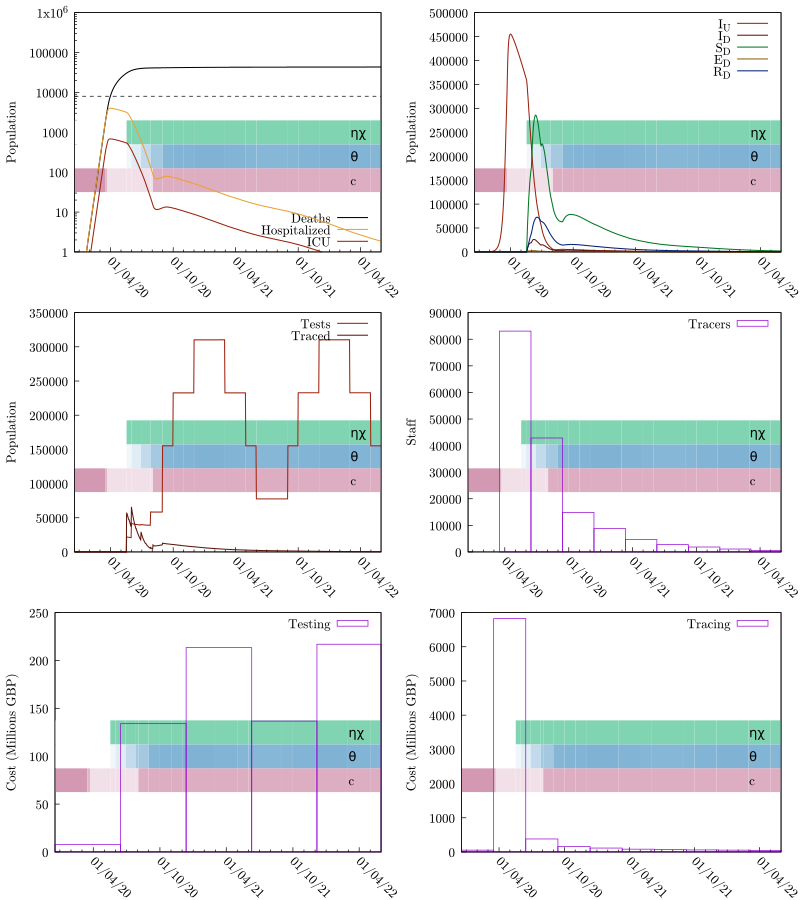

Write gnuplot code to recreate this figure.
set terminal pdfcairo color enhanced dashed font "cmr10,14" size 8,9
seed="ptti-scenario-4d-Trig50"
set output sprintf("%s.pdf", seed)
set multiplot layout 3,2
odefile=sprintf("%s-out-0.tsv", seed)
ttfile=sprintf("%s-out-0-testtrace.tsv", seed)
trfile=sprintf("%s-out-0-trcosts.tsv", seed)
tefile=sprintf("%s-out-0-tecosts.tsv", seed)
etimesfile=sprintf("%s-events.gp", seed)

set tics nomirror
set ylabel 'Population'

set yrange [0:]

set style fill transparent solid 0.25 noborder

# Colors
color_SU = '#00aa55'
color_SD = '#007722'

color_EU = '#eba134'
color_ED = '#945e0f'

color_IU = '#9c210e'
color_ID = '#5e160b'

color_RU = '#0055aa'
color_RD = '#002277'

# These are from the economic model inputs
Hospitalized_Pct_Deaths=0.44
ICU_Fatality=0.59
ICU_Pct=0.17
IFR=0.008
Non_ICU_Fatality=0.36

HF = IFR*Hospitalized_Pct_Deaths/(ICU_Pct*ICU_Fatality+(1-ICU_Pct)*Non_ICU_Fatality)
ICUF = HF*ICU_Pct

set key bottom right
set xdata time
set timefmt "%Y-%m-%d %H:%M:%S"
set format x "%d/%m/%y"

load etimesfile

set xtics rotate by -45 3600*24*30*6

set yrange [1:1e6]
set log y

set arrow from graph 0, first 8000 to graph 1, first 8000 nohead lc 0 dt '--'
plot odefile u 1:(($9+$10)*IFR) w l lw 1.5 lc 0 ti "Deaths", "" u 1:(($7+$8)*HF) w l lw 1.5 lc rgb color_EU ti "Hospitalized", "" u 1:(($7+$8)*ICUF) w l lw 1.5 lc rgb color_IU ti "ICU"

unset log y
unset arrow

set autoscale y
set yrange [0:]
set key top right

# set y2tics 0.5
# set y2range [0:4]

plot odefile u 1:7 w l lw 1.5 lc rgb color_IU ti "I_U", odefile u 1:8 w l lw 1.5 lc rgb color_ID ti "I_D", \
     odefile u 1:4 w l lw 1.5 lc rgb color_SD ti "S_D", odefile u 1:6 w l lw 1.5 lc rgb color_ED ti "E_D", \
     odefile u 1:10 w l lw 1.5 lc rgb color_RD ti "R_D"#, odefile u 1:13 w l axis x1y2 lc 0 ti "R"


plot ttfile u 1:3 w l lw 1.5 lc rgb color_IU ti "Tests", ttfile u 1:4 w l lw 1.5 lc rgb color_ID ti "Traced"

unset log y
unset yrange
set autoscale y
set style fill empty

set ylabel "Staff"
plot trfile u 1:5 w boxes ti "Tracers"

set ylabel "Cost (Millions GBP)"
plot tefile u 1:($5/1000000) w boxes ti "Testing"
plot trfile u 1:($6/1000000) w boxes ti "Tracing"

unset multiplot
set output
